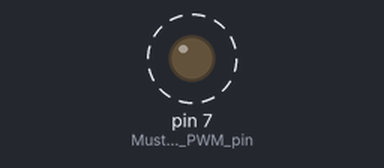
The sketch below on a simulated Arduino Uno, built with avr-gcc and run on an emulated ATmega328P. Parts: output pins drawn as LEDs (lit = HIGH). Dashed ring = blinking.

Above: at 0.4 s.
Timing chart, 0 to 3.0 s (numbered marks = the images above):
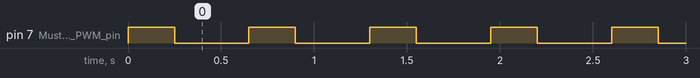

Measured:
- by itself, pin 7 (Must_be_a_PWM_pin): alternates HIGH for 0.25 s and LOW for 0.40 s

The sketch:

vibtest.ino
```cpp
int t = 2;

void setup() {
 pinMode( 7 , OUTPUT);  // Must be a PWM pin

}
void loop() {

  analogWrite( 7 , 150 );  // 60% duty cycle
  delay(250);              // play for 0.5s

 analogWrite( 7 , 0 );    // 0% duty cycle (off)
  delay(400);

}
```
